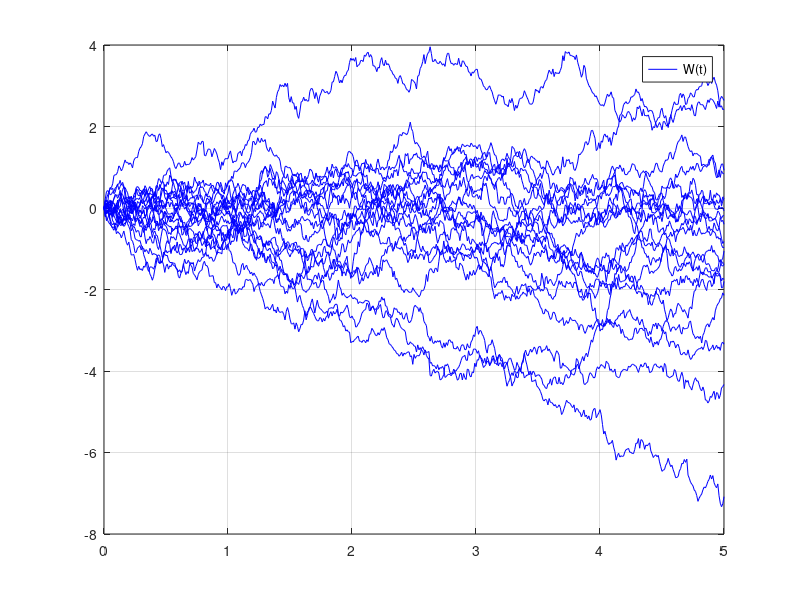
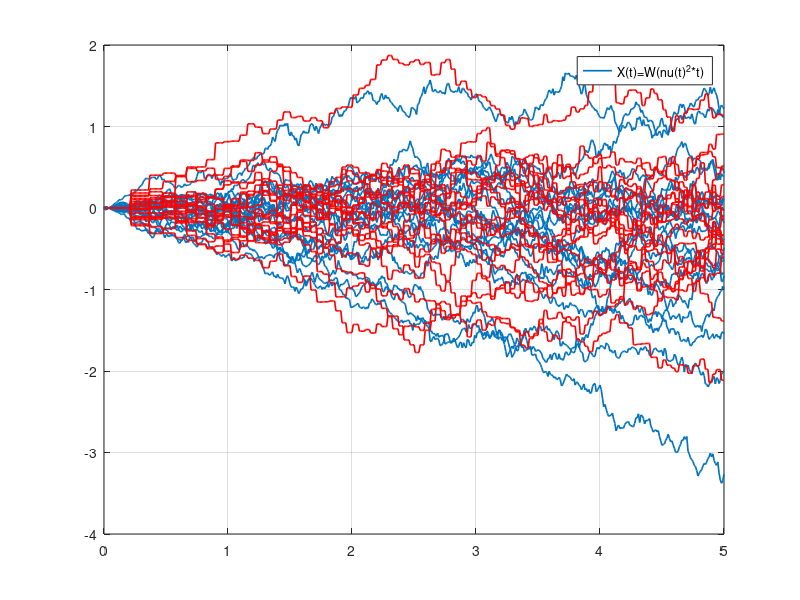

Here is the MATLAB script that generated these plots, in order: (Note: this script raises an error after producing the figures.)
function TimeChange
clc;close all;

% Heston model parameter settings

NoOfPaths = 25000; 
NoOfSteps = 500; 
T         = 5.0;

% Generate Brownian motion W(t)

[W,time] = GenerateBrownianMotion(NoOfPaths,NoOfSteps,T);

figure(1)
plot(time,W(1:20,:),'b');
hold on
grid on
legend('W(t)')

% Time-change function

nu = @(t) 0.3+ log(t+0.01)/10.0;

% Here we compute X(t) = nu(t) * W(t)

X=zeros(size(W));
for i =1:length(time)
    X(:,i) = nu(time(i)) * W(:,i);
end

figure(2)
plot(time,X(1:20,:),'color',[0,0.45,0.75],'linewidth',1.2);
hold on
grid on
legend('X(t)=nu(t)*W(t)')

% Here we compute Y(t) = W(nu^2(t)*t)

Y=zeros(size(W));
for i = 1:length(time)
    v = nu(time(i)).^2.*time(i);
    [~,idx] = min(abs(time-v));
    Y(:,i) = W(:,idx);
end
plot(time,Y(1:20,:),'r','linewidth',1.2);
hold on
grid on
legend('X(t)=W(nu(t)^2*t)')

% Comparison of the densities at time T

[y1,x1] = ksdensity(X(:,end));
[y2,x2] = ksdensity(Y(:,end));
figure(3)
plot(x1,y1,'b','linewidth',2);hold on
plot(x2,y2,'--r', 'linewidth',2)
grid on
legend('X(t)=nu(t)W(t)','Y(t)=W(mu^2(t)*t)')
function [W,time] = GenerateBrownianMotion(NoOfPaths,NoOfSteps,T)

% Random noise

Z=random('normal',0,1,[NoOfPaths,NoOfSteps]);
W=zeros([NoOfPaths,NoOfSteps]);

dt = T / NoOfSteps;
time = zeros([NoOfSteps+1,1]);
for i=1:NoOfSteps
    if NoOfPaths>1
        Z(:,i)   = (Z(:,i) - mean(Z(:,i))) / std(Z(:,i));
    end
    W(:,i+1)  = W(:,i) + sqrt(dt).*Z(:,i);
    time(i+1) = time(i) + dt;
end
